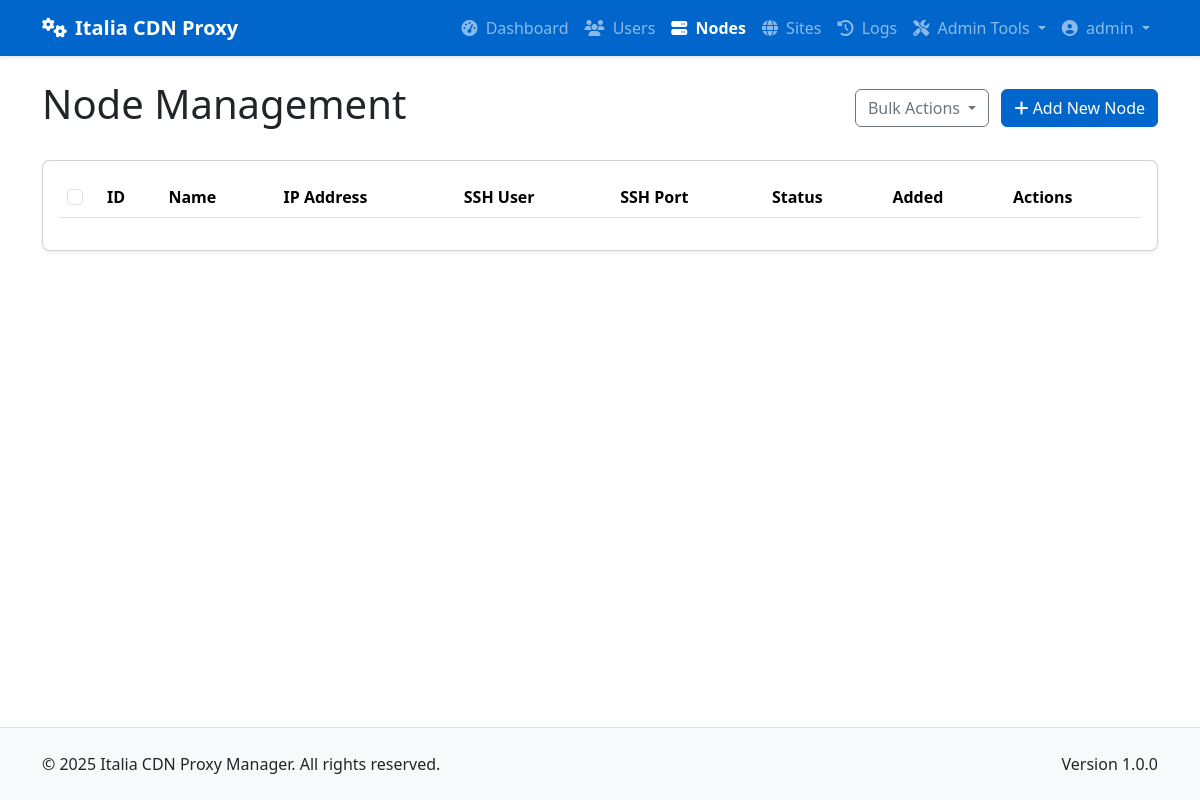
The page /admin/nodes (signed in) on the database as committed earlier.
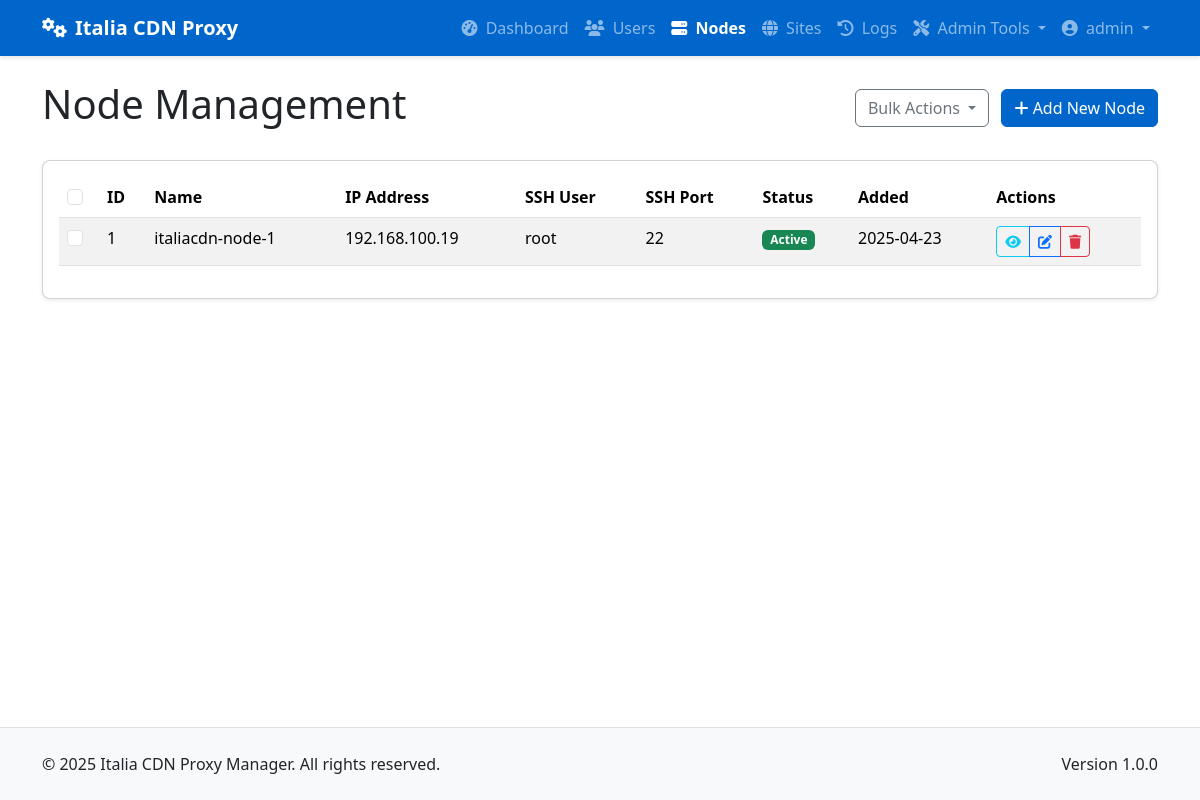
The same page on the database as committed later.
### app/models/models.py (models this page shows, shortened)
class User(db.Model):
    __tablename__ = 'users'
    id = db.Column(db.Integer, primary_key=True)
    username = db.Column(db.String(64), unique=True, index=True, nullable=False)
    email = db.Column(db.String(120), unique=True, index=True, nullable=False)
    password_hash = db.Column(db.String(128), nullable=False)
    role = db.Column(db.String(20), nullable=False, default='client')  # 'admin' or 'client'
    is_active = db.Column(db.Boolean, default=True)
    created_at = db.Column(db.DateTime, default=datetime.utcnow)
    last_login = db.Column(db.DateTime, nullable=True)
    sites = db.relationship('Site', backref='owner', lazy='dynamic')
    def is_admin(self):
        return self.role == 'admin'

class Node(db.Model):
    __tablename__ = 'nodes'
    id = db.Column(db.Integer, primary_key=True)
    name = db.Column(db.String(64), unique=True, nullable=False)
    ip_address = db.Column(db.String(45), nullable=False)  # IPv4 or IPv6
    ssh_port = db.Column(db.Integer, default=22)
    ssh_user = db.Column(db.String(64), nullable=False)
    ssh_key_path = db.Column(db.String(256), nullable=True)  # Path to SSH key file
    ssh_password = db.Column(db.String(256), nullable=True)  # Encrypted password (if using password auth)
    is_active = db.Column(db.Boolean, default=True)
    is_discovered = db.Column(db.Boolean, default=False)  # Whether this node was discovered from YAML
    created_at = db.Column(db.DateTime, default=datetime.utcnow)
    updated_at = db.Column(db.DateTime, default=datetime.utcnow, onupdate=datetime.utcnow)
    nginx_config_path = db.Column(db.String(256), default='/etc/nginx/conf.d')
    nginx_reload_command = db.Column(db.String(256), default='sudo systemctl reload nginx')
    site_nodes = db.relationship('SiteNode', backref='node', lazy='dynamic')

### app/controllers/admin.py (the view)
@admin.route('/nodes')
@login_required
@admin_required
def list_nodes():
    nodes = Node.query.all()
    return render_template('admin/nodes/list.html', nodes=nodes)

### app/models/__init__.py (called while the page is built)
@login_manager.user_loader
def load_user(user_id):
    return User.query.get(int(user_id))

### app/services/access_control.py (called while the page is built)
def admin_required(f):
    @wraps(f)
    def decorated_function(*args, **kwargs):
        if not current_user.is_admin():
            flash('You need admin privileges to access this page.', 'error')
            return abort(403)
        return f(*args, **kwargs)
    return decorated_function

### app/templates/admin/nodes/list.html (shortened to what this page needs)
{% extends 'base.html' %}
{% block content %}
<div class="container py-4">
    <div class="d-flex justify-content-between align-items-center mb-4">
        <h1>Node Management</h1>
        <div>
            <button class="btn btn-outline-secondary dropdown-toggle me-2" type="button" id="bulkActionsDropdown" data-bs-toggle="dropdown" aria-expanded="false">
                Bulk Actions
            </button>
            <a href="{{ url_for('admin.new_node') }}" class="btn btn-primary">
                <i class="fas fa-plus"></i> Add New Node
            </a>
        </div>
    </div>
    <div class="card shadow-sm">
        <div class="card-body">
            <div class="table-responsive">
                <table class="table table-striped table-hover">
                    <thead>
                        <tr>
                            <th width="40">
                                <input type="checkbox" id="selectAllNodes" class="form-check-input">
                            </th>
                            <th>ID</th>
                            <th>Name</th>
                            <th>IP Address</th>
                            <th>SSH User</th>
                            <th>SSH Port</th>
                            <th>Status</th>
                            <th>Added</th>
                            <th>Actions</th>
                        </tr>
                    </thead>
                    <tbody>
                        {% for node in nodes %}
                        <tr>
                            <td>
                                <input type="checkbox" class="form-check-input node-checkbox" data-node-id="{{ node.id }}" value="{{ node.id }}">
                            </td>
                            <td>{{ node.id }}</td>
                            <td>{{ node.name }}</td>
                            <td>{{ node.ip_address }}</td>
                            <td>{{ node.ssh_user }}</td>
                            <td>{{ node.ssh_port }}</td>
                            <td><span class="badge bg-{{ 'success' if node.is_active else 'danger' }}">
                                {{ 'Active' if node.is_active else 'Inactive' }}
                            </span></td>
                            <td>{{ node.created_at.strftime('%Y-%m-%d') }}</td>
                            <td>
                                <div class="btn-group btn-group-sm">
                                    <a href="{{ url_for('admin.view_node', node_id=node.id) }}" class="btn btn-outline-info" title="View Details">
                                        <i class="fas fa-eye"></i>
                                    </a>
                                    <a href="{{ url_for('admin.edit_node', node_id=node.id) }}" class="btn btn-outline-primary" title="Edit Node">
                                        <i class="fas fa-edit"></i>
                                    </a>
                                    <button type="button" class="btn btn-outline-danger"
                                            data-bs-toggle="modal"
                                            data-bs-target="#deleteNodeModal"
                                            data-node-id="{{ node.id }}"
                                            data-node-name="{{ node.name }}"
                                            title="Delete Node">
                                        <i class="fas fa-trash"></i>
                                    </button>
                                </div>
                            </td>
                        </tr>
                        {% endfor %}
                    </tbody>
                </table>
            </div>
        </div>
    </div>
</div>
{% endblock %}

### app/templates/base.html (shortened to what this page needs)
<!DOCTYPE html>
<html lang="en">
<head>
    <link href="https://cdn.jsdelivr.net/npm/bootstrap@5.3.2/dist/css/bootstrap.min.css" rel="stylesheet">
    <link rel="stylesheet" href="https://cdnjs.cloudflare.com/ajax/libs/font-awesome/6.4.2/css/all.min.css">
</head>
<body>
    <header>
        <nav class="navbar navbar-expand-lg navbar-dark bg-primary">
            <div class="container">
                <a class="navbar-brand" href="/">
                    <i class="fas fa-cogs me-2"></i>Italia CDN Proxy
                </a>
                <div class="collapse navbar-collapse" id="navbarNav">
                    <ul class="navbar-nav ms-auto">
                        {% if current_user.is_authenticated %}
                            {% if current_user.is_admin() %}
                                <li class="nav-item">
                                    <a class="nav-link {% if request.endpoint == 'admin.dashboard' %}active{% endif %}" href="{{ url_for('admin.dashboard') }}">
                                        <i class="fas fa-tachometer-alt me-1"></i> Dashboard
                                    </a>
                                </li>
                                <li class="nav-item">
                                    <a class="nav-link {% if 'admin.list_users' in request.endpoint %}active{% endif %}" href="{{ url_for('admin.list_users') }}">
                                        <i class="fas fa-users me-1"></i> Users
                                    </a>
                                </li>
                                <li class="nav-item">
                                    <a class="nav-link {% if 'admin.list_nodes' in request.endpoint %}active{% endif %}" href="{{ url_for('admin.list_nodes') }}">
                                        <i class="fas fa-server me-1"></i> Nodes
                                    </a>
                                </li>
                                <li class="nav-item">
                                    <a class="nav-link {% if 'admin.list_sites' in request.endpoint %}active{% endif %}" href="{{ url_for('admin.list_sites') }}">
                                        <i class="fas fa-globe me-1"></i> Sites
                                    </a>
                                </li>
                                <li class="nav-item">
                                    <a class="nav-link {% if request.endpoint == 'admin.deployment_logs' %}active{% endif %}" href="{{ url_for('admin.deployment_logs') }}">
                                        <i class="fas fa-history me-1"></i> Logs
                                    </a>
                                </li>
                                <li class="nav-item dropdown">
                                    <a class="nav-link dropdown-toggle" href="#" id="adminToolsDropdown" role="button" data-bs-toggle="dropdown" aria-expanded="false">
                                        <i class="fas fa-tools me-1"></i> Admin Tools
                                    </a>
                                </li>
                            {% endif %}
                            <li class="nav-item dropdown">
                                <a class="nav-link dropdown-toggle" href="#" id="userDropdown" role="button" data-bs-toggle="dropdown" aria-expanded="false">
                                    <i class="fas fa-user-circle me-1"></i> {{ current_user.username }}
                                </a>
                            </li>
                        {% endif %}
                    </ul>
                </div>
            </div>
        </nav>
    </header>
    <main>
        {% block content %}{% endblock %}
    </main>
    <footer class="bg-light py-4 mt-auto border-top">
        <div class="container">
            <div class="row">
                <div class="col-md-6 text-center text-md-start">
                    <p class="mb-0">&copy; 2025 Italia CDN Proxy Manager. All rights reserved.</p>
                </div>
                <div class="col-md-6 text-center text-md-end">
                    <p class="mb-0">Version 1.0.0</p>
                </div>
            </div>
        </div>
    </footer>
</body>
</html>

### app/templates/base.html (style rules this page uses)
body { min-height: 100vh; display: flex; flex-direction: column; }
main { flex: 1; }
.navbar-brand { font-weight: 700; }
.navbar { box-shadow: 0 2px 4px rgba(0, 0, 0, 0.1); }
.card { border-radius: 0.5rem; box-shadow: 0 4px 6px rgba(0, 0, 0, 0.05); margin-bottom: 1.5rem; }
.btn-primary { background-color: #0066CC; border-color: #0066CC; }
.bg-primary { background-color: #0066CC !important; }
.nav-link.active { font-weight: 600; }

Rows that differ between the two databases and show on the page:
added Node: id "1", name "italiacdn-node-1", ip_address "192.168.100.19", ssh_user "root", ssh_port "22", is_active "Active", created_at "2025-04-23"
